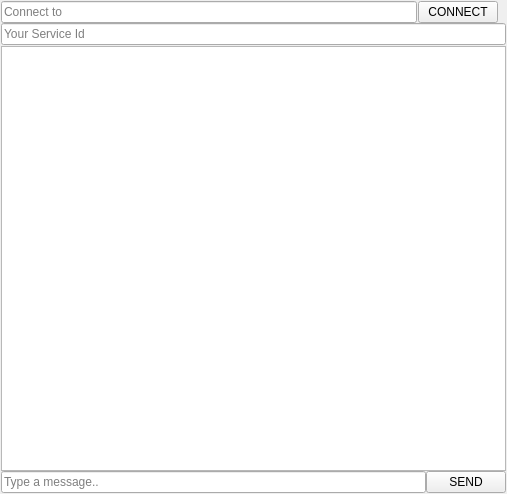
<?xml version="1.0" encoding="UTF-8"?>
<ui version="4.0">
 <class>TMMessageWindow</class>
 <widget class="QWidget" name="TMMessageWindow">
  <property name="geometry">
   <rect>
    <x>0</x>
    <y>0</y>
    <width>507</width>
    <height>494</height>
   </rect>
  </property>
  <property name="windowTitle">
   <string>Form</string>
  </property>
  <layout class="QVBoxLayout" name="verticalLayout_2">
   <property name="spacing">
    <number>0</number>
   </property>
   <property name="leftMargin">
    <number>1</number>
   </property>
   <property name="topMargin">
    <number>1</number>
   </property>
   <property name="rightMargin">
    <number>1</number>
   </property>
   <property name="bottomMargin">
    <number>1</number>
   </property>
   <item>
    <layout class="QHBoxLayout" name="horizontalLayout">
     <property name="spacing">
      <number>1</number>
     </property>
     <item>
      <widget class="QLineEdit" name="serviceIdBox">
       <property name="placeholderText">
        <string>Connect to</string>
       </property>
      </widget>
     </item>
     <item>
      <widget class="QPushButton" name="connectBox">
       <property name="text">
        <string>CONNECT</string>
       </property>
      </widget>
     </item>
     <item>
      <widget class="QLabel" name="statusBox">
       <property name="text">
        <string/>
       </property>
      </widget>
     </item>
    </layout>
   </item>
   <item>
    <layout class="QVBoxLayout" name="verticalLayout">
     <property name="spacing">
      <number>1</number>
     </property>
     <item>
      <widget class="QLineEdit" name="myServiceIdBox">
       <property name="readOnly">
        <bool>true</bool>
       </property>
       <property name="placeholderText">
        <string>Your Service Id</string>
       </property>
      </widget>
     </item>
     <item>
      <widget class="QPlainTextEdit" name="messageBox">
       <property name="readOnly">
        <bool>true</bool>
       </property>
       <property name="placeholderText">
        <string/>
       </property>
      </widget>
     </item>
    </layout>
   </item>
   <item>
    <layout class="QHBoxLayout" name="horizontalLayout_2">
     <property name="spacing">
      <number>0</number>
     </property>
     <item>
      <widget class="QLineEdit" name="messageSendBox">
       <property name="placeholderText">
        <string>Type a message..</string>
       </property>
      </widget>
     </item>
     <item>
      <widget class="QPushButton" name="sendBox">
       <property name="text">
        <string>SEND</string>
       </property>
      </widget>
     </item>
    </layout>
   </item>
  </layout>
 </widget>
 <resources/>
 <connections/>
</ui>
